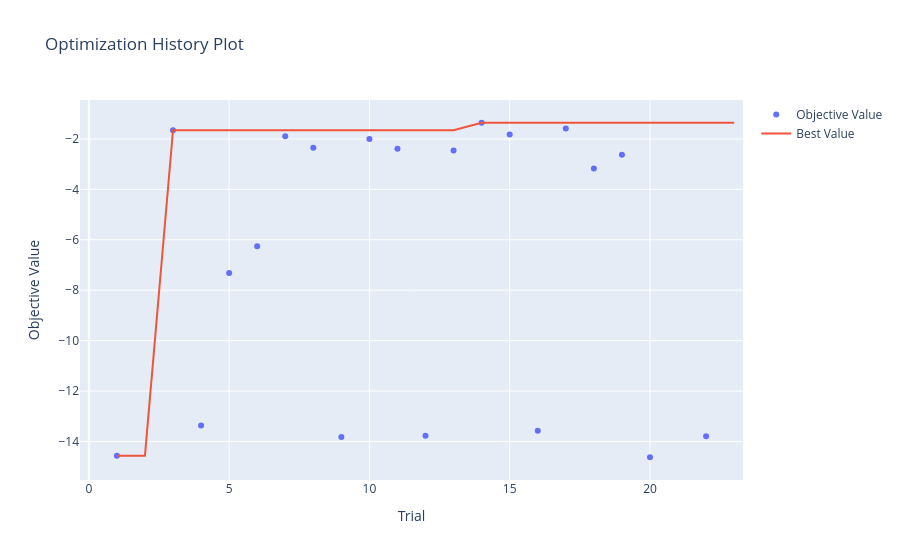
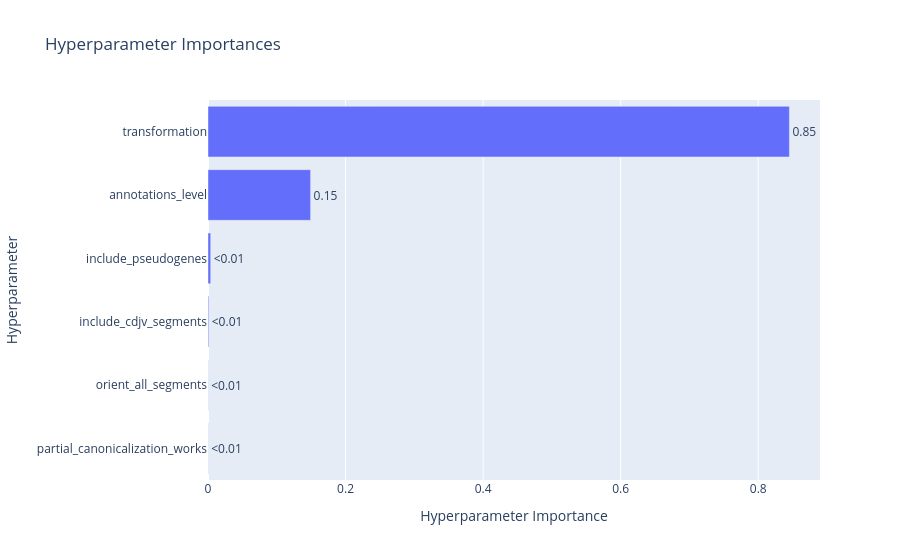

Here is the notebook cell these charts were saved with, in order:
### Code cell
from optuna.visualization import (
    plot_optimization_history,
    plot_param_importances,
)
import optuna

study = optuna.load_study(study_name="phase_1", storage="sqlite:///../../outputs/hpo/phase_1/optuna.db")
plot_optimization_history(study).show()
plot_param_importances(study).show()
print(study.best_params)

### Figure 1 — Plotly figure (JSON) as saved in the notebook; plotly's stock layout.template omitted (floating-point values rounded to 4 significant figures)
{"data": [{"mode": "markers", "name": "Objective Value", "type": "scatter", "x": [1, 3, 4, 5, 6, 7, 8, 9, 10, 11, 12, 13, 14, 15, 16, 17, 18, 19, 20, 22], "y": [-14.56, -1.653, -13.37, -7.32, -6.254, -1.891, -2.347, -13.82, -2.004, -2.39, -13.78, -2.463, -1.358, -1.826, -13.57, -1.586, -3.17, -2.628, -14.63, -13.8]}, {"mode": "lines", "name": "Best Value", "type": "scatter", "x": [0, 1, 2, 3, 4, 5, 6, 7, 8, 9, 10, 11, 12, 13, 14, 15, 16, 17, 18, 19, 20, 21, 22, 23], "y": [null, -14.56, -14.56, -1.653, -1.653, -1.653, -1.653, -1.653, -1.653, -1.653, -1.653, -1.653, -1.653, -1.653, -1.358, -1.358, -1.358, -1.358, -1.358, -1.358, -1.358, -1.358, -1.358, -1.358]}, {"marker": {"color": "#cccccc"}, "mode": "markers", "name": "Infeasible Trial", "showlegend": false, "type": "scatter", "x": [], "y": []}], "layout": {"title": {"text": "Optimization History Plot"}, "xaxis": {"title": {"text": "Trial"}}, "yaxis": {"title": {"text": "Objective Value"}}}}

### Figure 2 — Plotly figure (JSON) as saved in the notebook; plotly's stock layout.template omitted (floating-point values rounded to 4 significant figures)
{"data": [{"cliponaxis": false, "hovertemplate": ["partial_canonicalization_works (CategoricalDistribution): 0.00023895840368514998<extra></extra>", "orient_all_segments (CategoricalDistribution): 0.0002600160792649366<extra></extra>", "include_cdjv_segments (CategoricalDistribution): 0.0010904128321515701<extra></extra>", "include_pseudogenes (CategoricalDistribution): 0.003907556283478853<extra></extra>", "annotations_level (CategoricalDistribution): 0.14917599894139077<extra></extra>", "transformation (CategoricalDistribution): 0.8453270574600288<extra></extra>"], "name": "Objective Value", "orientation": "h", "text": ["<0.01", "<0.01", "<0.01", "<0.01", "0.15", "0.85"], "textposition": "outside", "type": "bar", "x": [0.000239, 0.00026, 0.00109, 0.003908, 0.1492, 0.8453], "y": ["partial_canonicalization_works", "orient_all_segments", "include_cdjv_segments", "include_pseudogenes", "annotations_level", "transformation"]}], "layout": {"title": {"text": "Hyperparameter Importances"}, "xaxis": {"title": {"text": "Hyperparameter Importance"}}, "yaxis": {"title": {"text": "Hyperparameter"}}}}
